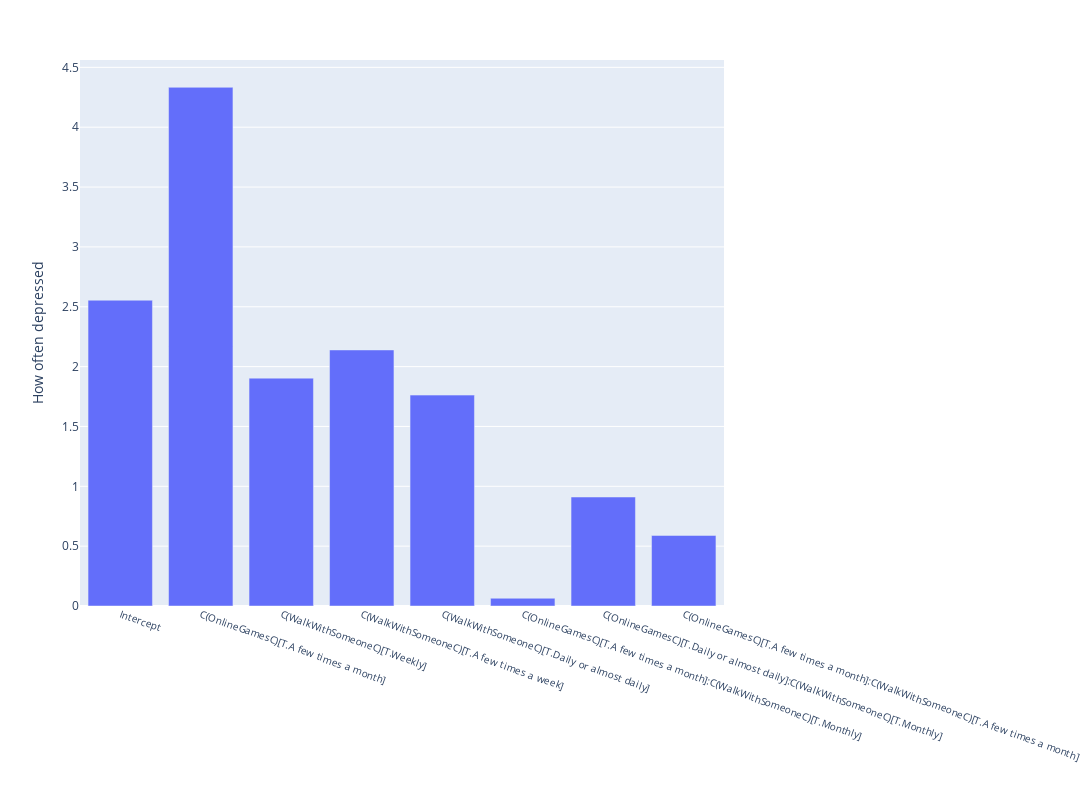

Source (notebook cell):
### Code cell
import plotly.express as px

# Create the bar plot using Plotly
fig = px.bar(filtered_summary, x='', y='value', 
             labels={'coef': 'Independent Variables', 'value': 'How often depressed'},
             title='')


fig.update_layout(
    xaxis_title='',  # Blank x-axis label
    xaxis_tickangle=20,  # Rotate labels for better readability
    xaxis_tickfont=dict(size=10),  # Make the x-axis text smaller
    width=1200,  # Adjust figure width
    height=800  # Adjust figure height
)

# Show the plot
fig.show()

### Figure 1 — Plotly figure (JSON) as saved in the notebook; plotly's stock layout.template omitted (floating-point values rounded to 4 significant figures)
{"data": [{"alignmentgroup": "True", "hovertemplate": "=%{x}<br>How often depressed=%{y}<extra></extra>", "legendgroup": "", "marker": {"color": "#636efa", "pattern": {"shape": ""}}, "name": "", "offsetgroup": "", "orientation": "v", "showlegend": false, "textposition": "auto", "type": "bar", "x": ["Intercept", "C(OnlineGamesC)[T.A few times a month]", "C(WalkWithSomeoneC)[T.Weekly]", "C(WalkWithSomeoneC)[T.A few times a week]", "C(WalkWithSomeoneC)[T.Daily or almost daily]", "C(OnlineGamesC)[T.A few times a month]:C(WalkWithSomeoneC)[T.Monthly]", "C(OnlineGamesC)[T.Daily or almost daily]:C(WalkWithSomeoneC)[T.Monthly]", "C(OnlineGamesC)[T.A few times a month]:C(WalkWithSomeoneC)[T.A few times a month]"], "xaxis": "x", "y": [2.555, 4.333, 1.904, 2.139, 1.762, 0.0648, 0.9106, 0.5895], "yaxis": "y"}], "layout": {"barmode": "relative", "height": 800, "legend": {"tracegroupgap": 0}, "margin": {"t": 60}, "width": 1200, "xaxis": {"anchor": "y", "domain": [0, 1], "tickangle": 20, "tickfont": {"size": 10}, "title": {"text": ""}}, "yaxis": {"anchor": "x", "domain": [0, 1], "title": {"text": "How often depressed"}}}}
